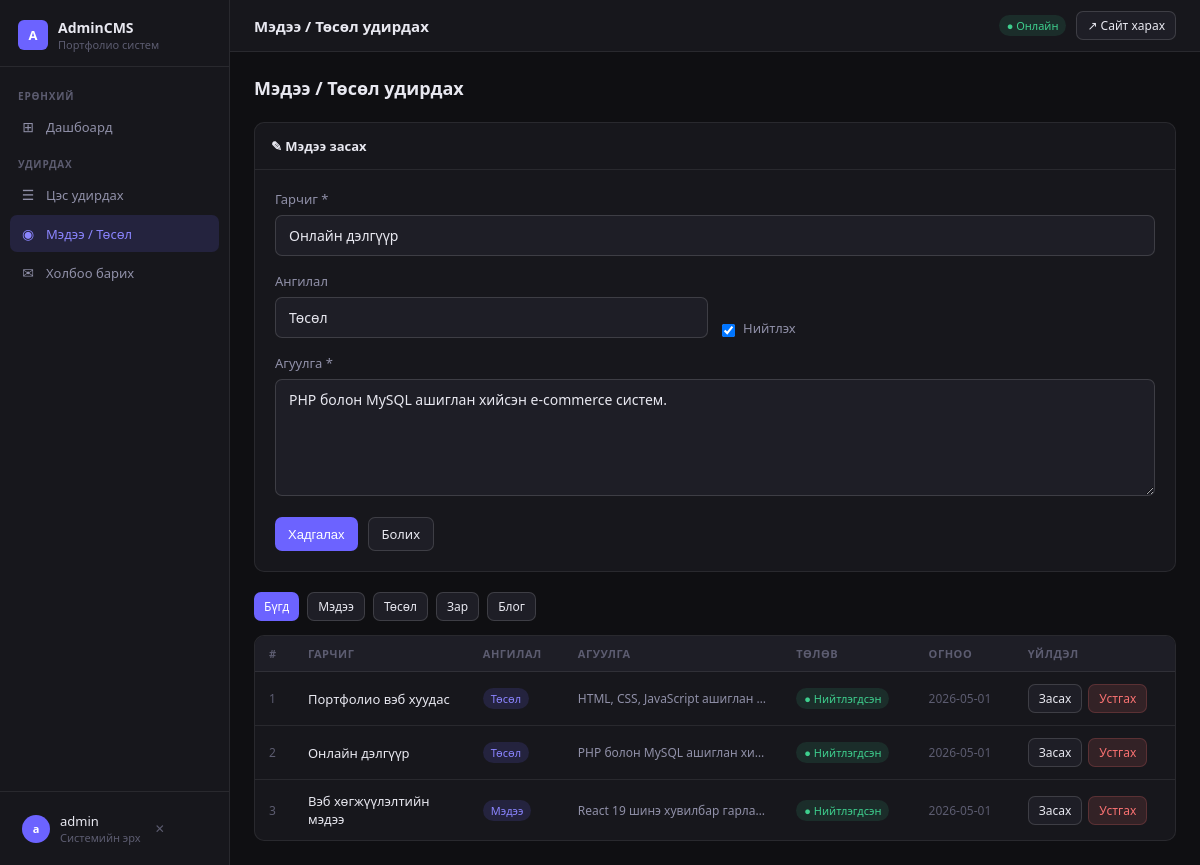
/admin/news.php?edit=2 (signed in), run on the app's committed database.
### tables this page shows
CREATE TABLE IF NOT EXISTS news (
    id INT AUTO_INCREMENT PRIMARY KEY,
    title VARCHAR(255) NOT NULL,
    content TEXT,
    category ENUM('Мэдээ','Төсөл','Зар','Блог') DEFAULT 'Мэдээ',
    image_url VARCHAR(255),
    is_published TINYINT(1) DEFAULT 1,
    created_at TIMESTAMP DEFAULT CURRENT_TIMESTAMP,
    updated_at TIMESTAMP DEFAULT CURRENT_TIMESTAMP ON UPDATE CURRENT_TIMESTAMP
);

### admin/news.php (the view, shortened to what this page needs)
<?php require_once 'auth.php'; ?>
<?php
$edit = null;
if (isset($_GET['edit'])) {
    $eid = (int)$_GET['edit'];
    $edit = $conn->query("SELECT * FROM news WHERE id=$eid")->fetch_assoc();
}
$filter = $_GET['cat'] ?? '';
$where = $filter ? "WHERE category='" . $conn->real_escape_string($filter) . "'" : '';
$items = [];
$res = $conn->query("SELECT * FROM news $where ORDER BY created_at DESC");
while ($row = $res->fetch_assoc()) $items[] = $row;
$categories = ['Мэдээ','Төсөл','Зар','Блог'];
?>
<!DOCTYPE html>
<html lang="mn">
<head>
</head>
<body>
<?php include 'partials/sidebar.php'; ?>
<div class="main">
  <?php include 'partials/topbar.php'; ?>
  <div class="content">
    <div class="page-header">
      <h2>Мэдээ / Төсөл удирдах</h2>
    </div>
    <div class="card" style="margin-bottom:20px">
      <div class="card-header"><?= $edit ? '✎ Мэдээ засах' : '＋ Шинэ мэдээ / төсөл нэмэх' ?></div>
      <div style="padding:20px">
        <form method="POST">
          <div class="form-group">
            <label class="form-label">Гарчиг *</label>
            <input class="form-input" name="title" placeholder="Мэдээ эсвэл төслийн гарчиг" value="<?= htmlspecialchars($edit['title'] ?? '') ?>" required>
          </div>
          <div class="form-row">
            <div class="form-group">
              <label class="form-label">Ангилал</label>
              <select class="form-select" name="category">
                <?php foreach ($categories as $cat): ?>
                  <option value="<?= $cat ?>" <?= ($edit['category'] ?? '') === $cat ? 'selected' : '' ?>><?= $cat ?></option>
                <?php endforeach; ?>
              </select>
            </div>
            <div class="form-group" style="display:flex;align-items:flex-end;gap:8px;padding-bottom:1px">
              <input type="checkbox" name="is_published" id="pub" value="1" <?= (!$edit || $edit['is_published']) ? 'checked' : '' ?> style="width:auto">
              <label for="pub" style="margin:0;cursor:pointer;font-size:13px;color:var(--text2)">Нийтлэх</label>
            </div>
          </div>
          <div class="form-group">
            <label class="form-label">Агуулга *</label>
            <textarea class="form-textarea" name="content" rows="5" placeholder="Мэдээний агуулгыг бичнэ үү..." required><?= htmlspecialchars($edit['content'] ?? '') ?></textarea>
          </div>
          <div style="display:flex;gap:10px">
            <button type="submit" class="btn btn-accent"><?= $edit ? 'Хадгалах' : '＋ Нэмэх' ?></button>
            <?php if ($edit): ?><a href="news.php" class="btn btn-surface">Болих</a><?php endif; ?>
          </div>
        </form>
      </div>
    </div>
    <div style="display:flex;gap:8px;margin-bottom:14px;flex-wrap:wrap">
      <a href="news.php" class="btn btn-sm <?= !$filter ? 'btn-accent' : 'btn-surface' ?>">Бүгд</a>
      <?php foreach ($categories as $cat): ?>
        <a href="news.php?cat=<?= urlencode($cat) ?>" class="btn btn-sm <?= $filter===$cat ? 'btn-accent' : 'btn-surface' ?>"><?= $cat ?></a>
      <?php endforeach; ?>
    </div>
    <div class="table-wrap">
      <?php if ($items): ?>
      <table>
        <thead><tr>
          <th>#</th><th>Гарчиг</th><th>Ангилал</th><th>Агуулга</th><th>Төлөв</th><th>Огноо</th><th>Үйлдэл</th>
        </tr></thead>
        <tbody>
        <?php foreach ($items as $n): ?>
        <tr>
          <td style="color:var(--text3);font-size:12px"><?= $n['id'] ?></td>
          <td style="font-weight:500;max-width:160px"><?= htmlspecialchars($n['title']) ?></td>
          <td><span class="badge badge-accent"><?= $n['category'] ?></span></td>
          <td style="color:var(--text2);font-size:12px;max-width:200px;overflow:hidden;text-overflow:ellipsis;white-space:nowrap">
            <?= htmlspecialchars(mb_substr($n['content'], 0, 60)) ?>...
          </td>
          <td>
            <?= $n['is_published']
              ? '<span class="badge badge-green">● Нийтлэгдсэн</span>'
              : '<span class="badge badge-amber">● Ноорог</span>' ?>
          </td>
          <td style="font-size:12px;color:var(--text3)"><?= date('Y-m-d', strtotime($n['created_at'])) ?></td>
          <td>
            <div style="display:flex;gap:6px">
              <a href="news.php?edit=<?= $n['id'] ?>" class="btn btn-sm btn-surface">Засах</a>
              <a href="news.php?delete=<?= $n['id'] ?>" class="btn btn-sm btn-danger"
                 onclick="return confirm('<?= htmlspecialchars($n['title']) ?> мэдээг устгах уу?')">Устгах</a>
            </div>
          </td>
        </tr>
        <?php endforeach; ?>
        </tbody>
      </table>
      <?php else: ?>
        <div class="empty-state">Мэдээ байхгүй байна. Шинэ мэдээ нэмнэ үү.</div>
      <?php endif; ?>
    </div>
  </div>
</div>
</body>
</html>

### admin/partials/head.php (style rules this page uses)
*, *::before, *::after { box-sizing: border-box; margin: 0; padding: 0; }
:root { --bg: #0f0f12; --surface: #17171c; --surface2: #1e1e26; --surface3: #252530; --border: rgba(255,255,255,0.08); --border2: rgba(255,255,255,0.14); --accent: #6c63ff; --accent2: #8b85ff; --text: #e8e8f0; --text2: #9090a8; --text3: #5c5c70; --green: #3ecf8e; --red: #f87171; --amber: #fbbf24; --info: #60a5fa; }
body { font-family: 'Segoe UI', Arial, sans-serif; background: var(--bg); color: var(--text); display: flex; min-height: 100vh; }
.main { margin-left: 230px; flex: 1; display: flex; flex-direction: column; min-height: 100vh; }
.badge { display: inline-flex; align-items: center; padding: 3px 8px; border-radius: 20px; font-size: 11px; font-weight: 500; }
.badge-green { background: rgba(62,207,142,0.12); color: var(--green); }
.badge-accent { background: rgba(108,99,255,0.15); color: var(--accent2); }
.content { padding: 24px; flex: 1; }
.page-header { display: flex; align-items: center; justify-content: space-between; margin-bottom: 22px; }
.page-header h2 { font-size: 18px; font-weight: 600; }
.card { background: var(--surface); border: 1px solid var(--border); border-radius: 10px; overflow: hidden; }
.card-header { padding: 14px 16px; border-bottom: 1px solid var(--border); font-size: 13px; font-weight: 600; display: flex; align-items: center; justify-content: space-between; }
.table-wrap { background: var(--surface); border: 1px solid var(--border); border-radius: 10px; overflow: hidden; }
table { width: 100%; border-collapse: collapse; }
thead { background: var(--surface2); }
th { padding: 10px 14px; text-align: left; font-size: 11px; font-weight: 600; color: var(--text3); text-transform: uppercase; letter-spacing: 0.05em; border-bottom: 1px solid var(--border); }
td { padding: 12px 14px; font-size: 13px; border-bottom: 1px solid var(--border); vertical-align: middle; }
tr:last-child td { border-bottom: none; }
.btn { display: inline-flex; align-items: center; gap: 6px; padding: 7px 13px; border-radius: 7px; font-size: 13px; font-weight: 500; cursor: pointer; border: none; text-decoration: none; transition: all 0.15s; }
.btn-sm { padding: 5px 10px; font-size: 12px; }
.btn-accent { background: var(--accent); color: white; }
.btn-surface { background: var(--surface2); color: var(--text); border: 1px solid var(--border2); }
.btn-danger { background: rgba(248,113,113,0.12); color: var(--red); border: 1px solid rgba(248,113,113,0.2); }
.form-group { margin-bottom: 16px; }
.form-label { display: block; font-size: 13px; color: var(--text2); margin-bottom: 7px; }
.form-input, .form-select, .form-textarea { width: 100%; padding: 10px 13px; background: var(--surface2); border: 1px solid var(--border2); border-radius: 7px; color: var(--text); font-family: inherit; font-size: 14px; outline: none; transition: border-color 0.2s; }
.form-textarea { resize: vertical; min-height: 100px; }
.form-select { appearance: none; cursor: pointer; }
.form-row { display: grid; grid-template-columns: 1fr 1fr; gap: 14px; }

### data on the page
news: title "Онлайн дэлгүүр", category "Төсөл", is_published "☑", content "PHP болон MySQL ашиглан хийсэн e-commerce систем.", id "2", content "PHP болон MySQL ашиглан хи…", shows "● Нийтлэгдсэн", created_at "2026-05-01"
news: id "1", title "Портфолио вэб хуудас", category "Төсөл", content "HTML, CSS, JavaScript ашиглан…", is_published "● Нийтлэгдсэн", created_at "2026-05-01"
news: id "3", title "Вэб хөгжүүлэлтийн мэдээ", category "Мэдээ", content "React 19 шинэ хувилбар гарла…", is_published "● Нийтлэгдсэн", created_at "2026-05-01"

### other printed values
mb_substr($_SESSION['admin_user'] ?? 'A', 0, 1) "a"
$_SESSION['admin_user'] "admin"
$title "Мэдээ / Төсөл удирдах"
$cat "Мэдээ"
$cat "Төсөл"
$cat "Зар"
$cat "Блог"
